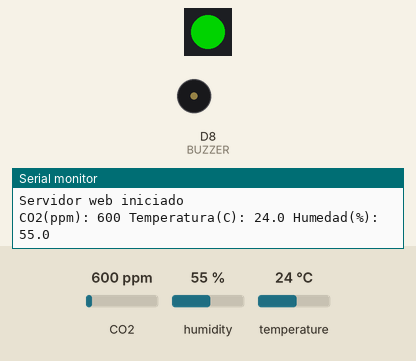
Simulated run of this sketch. Board: ESP8266 (NodeMCU). Parts: 1 RGB LEDs in strip order, left to right, buzzer (waves = sounding, pin HIGH), the last lines printed to the serial monitor. Inputs (shaded band) come from the test bench; at power-on: CO2 600 ppm, humidity 55 %, temperature 24 °C. Dim RGB values are drawn brighter than linear.

Above: at 3.2 s.
3.3 s: CO2 set to 760 ppm
At 5.2 s:
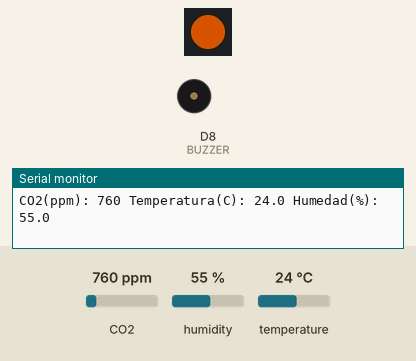
5.5 s: CO2 set to 826 ppm
At 6.05 s:
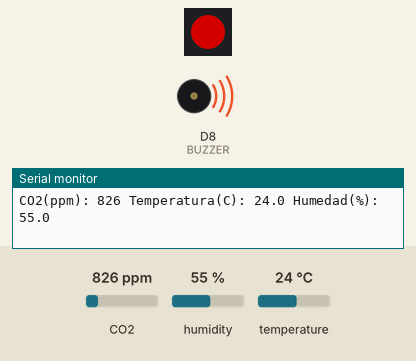
Timing chart, 0 to 16.5 s (numbered marks = the images above; inputs shaded):
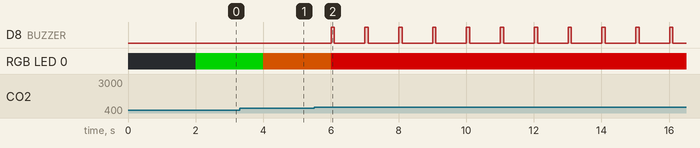

The sketch:

medidorCO2WiFi.ino
```cpp
/*
 * Aparato de medición CO2
 *
 * WiFi "CO2Sensor" (sin clave)
 * http://192.168.4.1
 *
 */

#include <ESP8266WiFi.h>
#include <WiFiClient.h>
#include <ESP8266WebServer.h>

// Sensor SDC30
#include <Wire.h>
#include "SparkFun_SCD30_Arduino_Library.h"
SCD30 airSensor;

// Neopixel
#include <Adafruit_NeoPixel.h>
#define PIN       D6
#define NUMPIXELS 1

Adafruit_NeoPixel pixels(NUMPIXELS, PIN, NEO_GRB + NEO_KHZ800);

const char *ssid = "CO2Sensor";

ESP8266WebServer server(80);

#define BUZZER D8

int nivelCO2_ideal=700;
int nivelCO2_peligro=800;
uint16_t  nivelCO2;
float temperatura, humedad;
long tiempo, tCO2=0, talarma=0;
bool alarma=false;

/*
 * Devuelve los valores numéricos en una página HTML
 */
void handleRoot() {
  // Respuesta web
  char respuesta[250];
  sprintf(respuesta, "<html><head><title>Sensor CO2</title><meta http-equiv=\"refresh\" content=\"2\" /></head><body style=\"font-size:200%%;\">Nivel CO2(ppm): %d<br>Temperatura(C): %.1f<br>Humedad(%%): %.1f</body></html>", nivelCO2, temperatura, humedad);

  server.send(200, "text/html", respuesta);
} // handleRoot()


void setup() {
  pinMode(BUZZER, OUTPUT);
  delay(2000); // darle tiempo al sensor
  Serial.begin(115200);
  Serial.println();
  Serial.println("Inicializando medidor CO2 wifi ...");

  Wire.begin();

  if (airSensor.begin() == false) {
    Serial.println("Sensor no detectado: por favor comprueba el conexionado. Sistema detenido.");
    while (1);
  }

  pixels.begin(); // Inicializar NeoPixel
  pixels.clear(); // Todos los pixel sin color (= 0,0,0)
  pixels.show();  // Mostramos

  // arrancamos wifi
  WiFi.softAP(ssid);

  // indicamos nuestra propia IP por el puerto serie
  IPAddress myIP = WiFi.softAPIP();
  Serial.print("Entra en http://");
  Serial.println(myIP);

  // servimos la página web
  server.on("/", handleRoot);
  server.begin();
  Serial.println("Servidor web iniciado");
}

void loop() {
  // atendemos las peticiones web
  server.handleClient();

  // eventos temporizados
  tiempo=millis();

  // Buzzer (pita una vez cada segundo si estamos en zona roja)
  if(alarma==true) {
    if ((tiempo-talarma)>1000) talarma=tiempo;

    if((tiempo-talarma)<100) digitalWrite(BUZZER, HIGH);
    else digitalWrite(BUZZER, LOW);
  }

  // Medida de CO2
  if ((tiempo-tCO2)<2000) return;

  tCO2=tiempo;

  if (airSensor.dataAvailable()) {
    nivelCO2=airSensor.getCO2();
    temperatura=airSensor.getTemperature();
    humedad=airSensor.getHumidity();

    // Los indicamos por el puerto serie también
    Serial.print("CO2(ppm): ");
    Serial.print(nivelCO2);
    Serial.print(" Temperatura(C): ");
    Serial.print(temperatura, 1);
    Serial.print(" Humedad(%): ");
    Serial.println(humedad, 1);

    if (nivelCO2<=nivelCO2_ideal) {
      pixels.setPixelColor(0, pixels.Color(0, 127, 0)); // Color VERDE
      pixels.show();
      alarma=false;
      digitalWrite(BUZZER, LOW); // por si estaba encendido
    }
    if (nivelCO2>nivelCO2_ideal && nivelCO2<nivelCO2_peligro) {
      pixels.setPixelColor(0, pixels.Color(127, 50, 0)); // Color NARANJA
      pixels.show();
      alarma=false;
      digitalWrite(BUZZER, LOW); // por si estaba encendido
    }
    if (nivelCO2>=nivelCO2_peligro) {
      pixels.setPixelColor(0, pixels.Color(127, 0, 0)); // Color ROJO
      pixels.show();
      alarma=true;
    }
  } else {
    Serial.println("Esperando nuevos datos ...");
  }
}
```

Measured:
- the behaviour switches between 799 and 800 ppm on CO2 (found by bisection; images 1 and 2)
- after the input at 3.3 s, RGB LED 0: RGB(0, 127, 0) → RGB(127, 50, 0) after 0.70 s
- after the input at 5.5 s, D8 (BUZZER): alternates HIGH for 0.10 s and LOW for 0.90 s, starting after 0.50 s; RGB LED 0: RGB(127, 50, 0) → RGB(127, 0, 0) after 0.50 s
